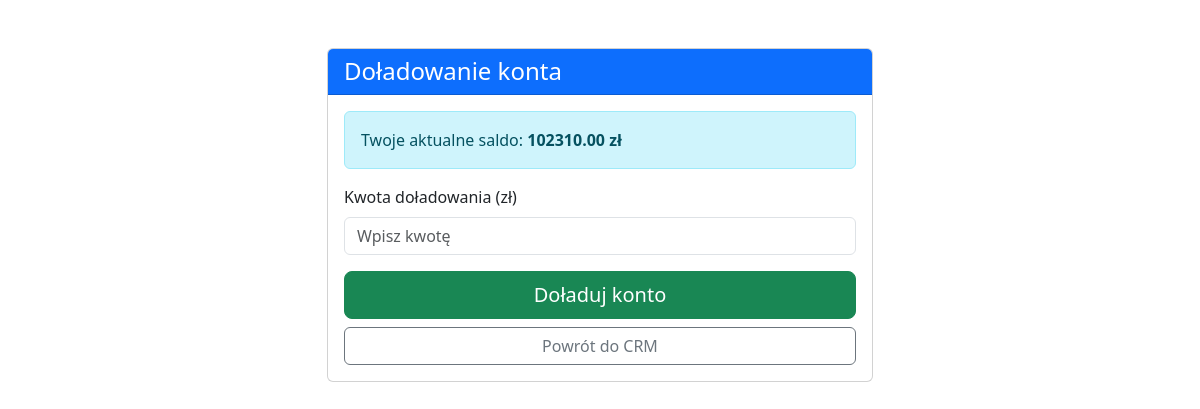
Page /add_balance (signed in) on the earlier database version.
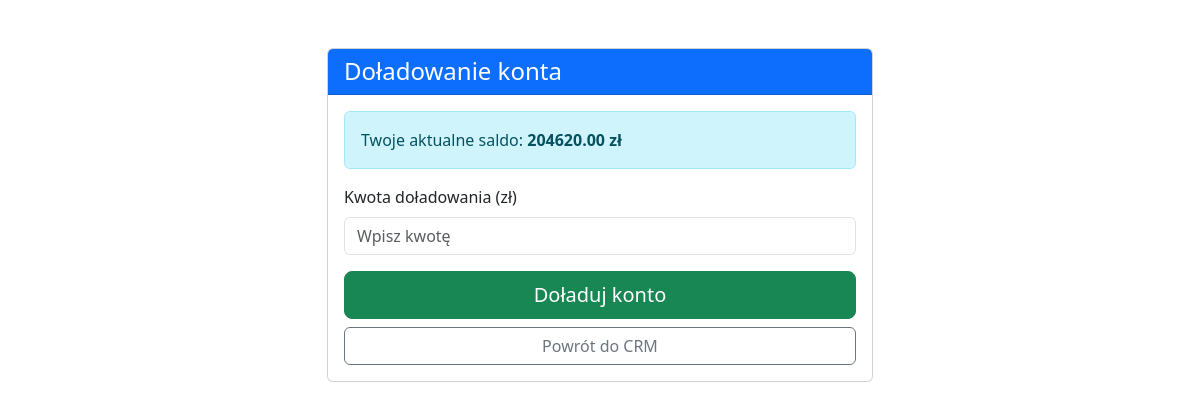
Same page on the later database version.
### tables this page shows
CREATE TABLE user_balances (
                user_id INTEGER PRIMARY KEY,
                balance REAL DEFAULT 0.0,
                FOREIGN KEY (user_id) REFERENCES users(id)
            );

### app.py (the view, shortened to what this page needs)
@app.route("/add_balance", methods=["GET", "POST"])
def add_balance():
    if "user_id" not in session:
        flash("Musisz być zalogowany", "error")
        return redirect(url_for("login"))
    user_id = session["user_id"]
    db = get_db()  # Dodaj tę linię - pobierz połączenie z bazą danych
    balance = get_balance(user_id)
    transactions = db.execute("""
        SELECT * FROM transactions
        WHERE to_user_id = ?
        ORDER BY created_at DESC
        LIMIT 10
    """, (user_id,)).fetchall()
    return render_template("add_balance.html",
                           balance=balance,
                           transactions=transactions,
                           format_datetime=format_datetime)

### app.py (called while the page is built)
def get_db():
    db = getattr(g, '_database', None)
    if db is None:
        db = g._database = sqlite3.connect(DATABASE)
        db.row_factory = sqlite3.Row
    return db

@app.teardown_appcontext
def close_connection(exception):
    db = getattr(g, '_database', None)
    if db is not None:
        db.close()

@app.context_processor
def utility_processor():
    return dict(
        get_day_name=get_day_name,
        get_role_name=get_role_name,
        datetime=datetime,
        timedelta=timedelta,
        format_time_slot=format_time_slot
    )

def get_balance(user_id):
    db = get_db()
    balance_row = db.execute("SELECT balance FROM user_balances WHERE user_id = ?", (user_id,)).fetchone()
    return balance_row["balance"] if balance_row else 0.0

### templates/add_balance.html (shortened to what this page needs)
<!DOCTYPE html>
<html lang="pl">
<head>
    <link rel="stylesheet" href="https://cdn.jsdelivr.net/npm/bootstrap@5.3.0/dist/css/bootstrap.min.css">
</head>
<body>
    <div class="container py-5">
        <div class="row justify-content-center">
            <div class="col-md-6">
                <div class="card">
                    <div class="card-header bg-primary text-white">
                        <h4 class="mb-0">Doładowanie konta</h4>
                    </div>
                    <div class="card-body">
                        <div class="alert alert-info">
                            Twoje aktualne saldo: <strong>{{ "%.2f"|format(balance) }} zł</strong>
                        </div>
                        <form method="POST">
                            <div class="mb-3">
                                <label class="form-label">Kwota doładowania (zł)</label>
                                <input type="number" class="form-control" name="amount"
                                       min="1" step="0.01" placeholder="Wpisz kwotę" required>
                            </div>
                            <div class="d-grid gap-2">
                                <button type="submit" class="btn btn-success btn-lg">
                                     Doładuj konto
                                </button>
                                <a href="{{ url_for('crm') }}" class="btn btn-outline-secondary">
                                     Powrót do CRM
                                </a>
                            </div>
                        </form>
                    </div>
                </div>
            </div>
        </div>
    </div>
</body>
</html>

Differences in the rows shown:
changed user_balances: balance "102310.00" → "204620.00"
